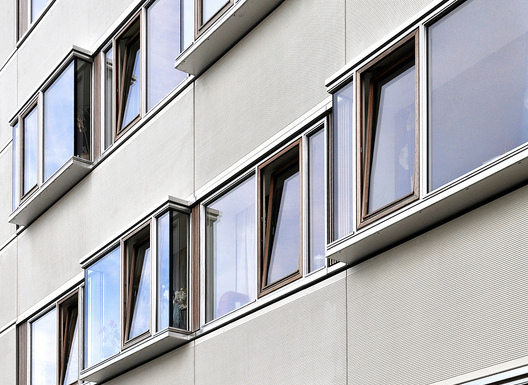
#> input picture Clase_5_Deteccion_de_lineas/edificio.jpg, 528 x 385 px
$ jupyter execute Deteccion_de_lineas.ipynb
#> lines starting #> are read from the running program, lines starting #| are printed output that depends on the picture
# Tema 5: Detección de líneas

En este cuaderno se desarrollan los ejemplos prácticos referentes al tema de expocisión, la intención es conocer algunas funcionalidades y herramientas que se utilizan con regularidad en procesos de visión computacional, específicamente para la detección de líneas.

**Objetivos**
* Implementar de manera práctica filtros en imágenes para la detección de líneas.
* Utilizar OpenCV como principal líbreria y conocer algunas de sus funciones.
* Analizar el proceso matemático que utilizan los filtros de detección de líneas.

[cell 1]
import cv2
cv2.__version__

[cell 2]
import matplotlib.pyplot as plt
import numpy as np

[cell 3]
imagen_prueba = cv2.imread("edificio.jpg")
#> imagen_prueba is the input picture: shape (385, 528, 3); mean B, G, R 179.3, 176.3, 176.3
imagen_prueba.shape
#> Out = (385, 528, 3)

[cell 4]
imagen_rgb = cv2.cvtColor(imagen_prueba, cv2.COLOR_BGR2RGB)

plt.imshow(imagen_rgb)
plt.axis("off");

Para esta práctica se trabajará con la imagen en escala de grises, por lo que realizamos la transformación de RGB.

[cell 5]
imagen_gray = cv2.cvtColor(imagen_prueba, cv2.COLOR_BGR2GRAY)
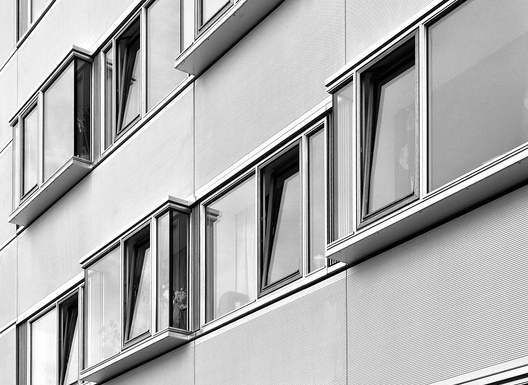
#> imagen_gray: shape (385, 528); min 0, max 255, mean 176.7
imagen_gray.shape
#> Out = (385, 528)

[cell 6]
plt.imshow(imagen_gray, cmap="gray")
plt.axis("off");

## LSD: Line Segments Detector

Ahora que tenemos la imagen en escala de grises podemos utilizar la función integrada en OpenCV LineSegmentsDetector() para crear una función personalizada que nos permita detectar las líneas en la imagen.

Documentación OpenCV: https://docs.opencv.org/4.8.0/db/d73/classcv_1_1LineSegmentDetector.html

#### LSD método .detect()

**Parámetros**

**imagen:** Una imagen de entrada en escala de grises (CV_8UC1). Si solo se necesita seleccionar un roi, use: lsd_ptr-\>detect(image(roi), lines, ...); líneas += Escalar(roi.x, roi.y, roi.x, roi.y);

**líneas:** Un vector de elementos Vec4f que especifican el punto inicial y final de una línea. Donde Vec4f es (x1, y1, x2, y2), el punto 1 es el inicio, el punto 2 es el final. Las líneas devueltas están estrictamente orientadas según el gradiente.

**ancho:** Vector de anchos de las regiones, donde se encuentran las líneas. P.ej. Ancho de línea.

**prec:** Vector de precisiones con las que se encuentran las rectas.

**nfa:** Vector que contiene el número de falsas alarmas en la región de la línea, con una precisión del 10 %. Cuanto mayor sea el valor, logarítmicamente mejor será la detección.

[cell 7]
def mostrar_imagenes(imagen_original, imagen_lineas):
    fig, (ax1, ax2) = plt.subplots(1, 2, figsize=(15,10))
    ax1.imshow(imagen_original)
    ax2.imshow(imagen_lineas)
    ax1.set_title("Imagen original")
    ax2.set_title("Imagen con LSD aplicado")
    ax1.axis('off')
    ax2.axis('off');

def detectar_lineas(imagen_path):
#> called with imagen_path = 'edificio.jpg'
    imagen = cv2.imread(imagen_path)
    imagen_color = cv2.cvtColor(imagen, cv2.COLOR_BGR2RGB)
    gray = cv2.cvtColor(imagen, cv2.COLOR_BGR2GRAY)

    # contructor de función LSD()
    lsd = cv2.createLineSegmentDetector()
    # Se utiliza el método detect() para detectar las líneas presentes en la imagen
    lineas, _, _, _ = lsd.detect(gray)
#> lineas = 401 rows, first 6: [149.5, 221.9, 150.7, 260.7], [483.4, 384, 526.1, 372.4], [359.8, 262.6, 288.8, 295.8], [288.2, 295.9, 195.5, 339], [73.22, 155.6, 73.41, 60.62], [323.8, 85.33, 442.4, -0.329]

    line_image = np.copy(imagen_color)

    if lineas is not None:
        lineas = lineas.reshape((-1, 4))
        for x1, y1, x2, y2 in lineas:
                # imagen, coordenada inicio, coordenada final, color, grosor
                cv2.line(line_image, (int(x1), int(y1)), (int(x2), int(y2)), (0, 255, 0), 2)
#> this loop made 401 passes
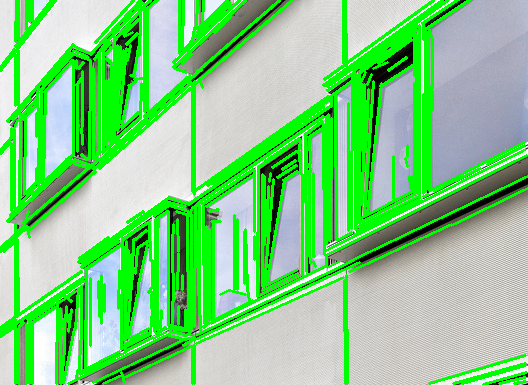
#> line_image: shape (385, 528, 3); mean R, G, B 133.1, 205.8, 136.2

    return line_image

[cell 8]
imagen_lineas = detectar_lineas("edificio.jpg")

[cell 9]
mostrar_imagenes(imagen_rgb, imagen_lineas)
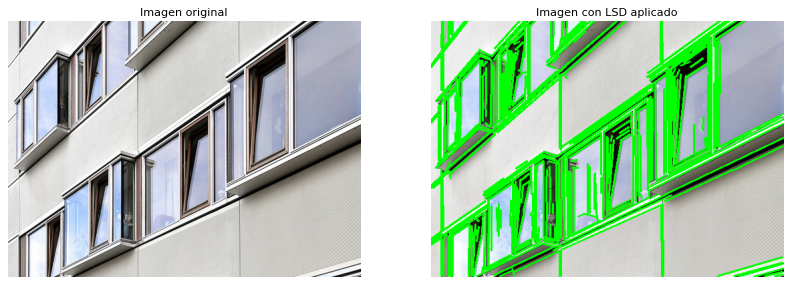
#> figure drawn by matplotlib, 2 panels

Probando con más imágenes:

[cell 10]
imagen_prueba_1 = cv2.imread("tablero.jpg", cv2.COLOR_BGR2RGB)
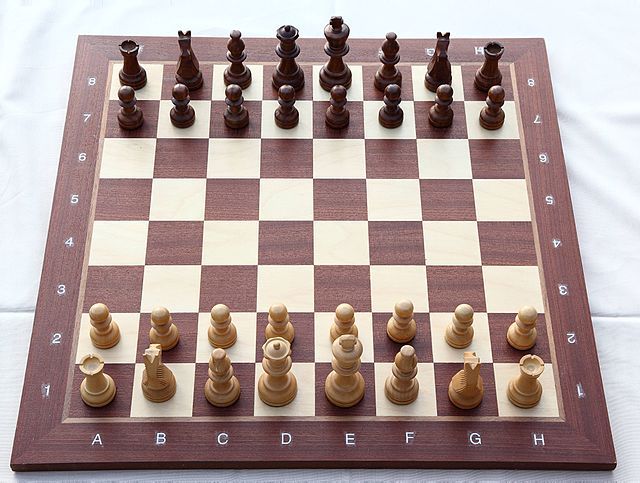
#> input picture Clase_5_Deteccion_de_lineas/tablero.jpg, 640 x 483 px
#> imagen_prueba_1 is the input picture: shape (483, 640, 3); mean B, G, R 153.2, 156.3, 174.4
imagen_prueba_1 = cv2.cvtColor(imagen_prueba_1, cv2.COLOR_BGR2RGB)
imagen_tablero = detectar_lineas("tablero.jpg")
#> call 2 of detectar_lineas, with imagen_path = 'tablero.jpg'
#> in detectar_lineas (call 2), `gray = cv2.cvtColor(imagen, cv2.COLOR_BGR2GRAY)`:
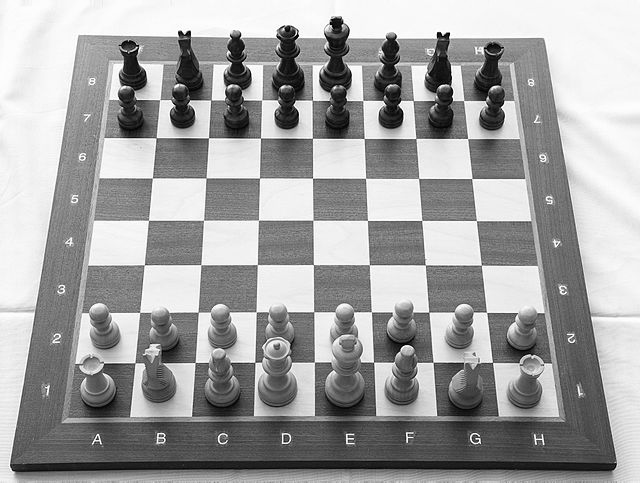
#> gray: shape (483, 640); min 0, max 255, mean 161.4
#> in detectar_lineas (call 2), `lineas, _, _, _ = lsd.detect(gray)`: lineas = 844 rows, first 6: [449.6, 32.96, 446.2, 53.43], [409.5, 343.9, 399.5, 345.4], [190.3, 30.61, 190.2, 49.37], [297.8, 110.6, 298.3, 120.7], [450, 61.83, 451.7, 85.73], [193.6, 108.1, 194.7, 119.6]
#> the loop in detectar_lineas (call 2), `for x1, y1, x2, y2 in lineas:` made 844 passes
#> after the loop in detectar_lineas (call 2), `for x1, y1, x2, y2 in lineas:`:
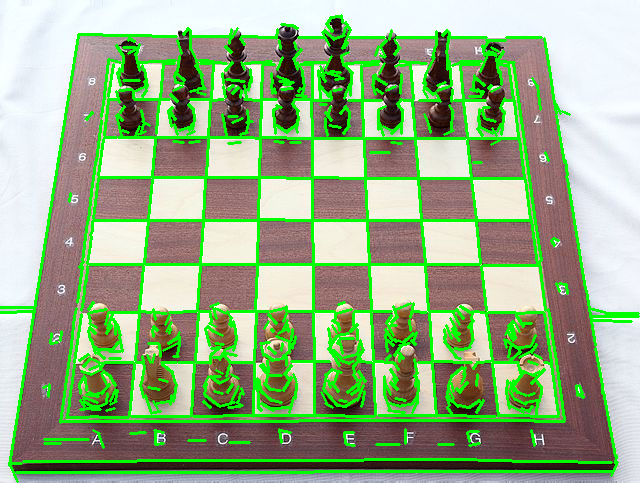
#> line_image: shape (483, 640, 3); mean R, G, B 148.5, 175.5, 132.1

mostrar_imagenes(imagen_prueba_1, imagen_tablero)

### Utilizando el método drawSegments() para dibujar las líneas

La función drawSegment() es un método del contructor LineSegmentsDetector()

[cell 11]
imagen = cv2.imread("edificio.jpg")
imagen_color = cv2.cvtColor(imagen, cv2.COLOR_BGR2RGB)
gray = cv2.cvtColor(imagen, cv2.COLOR_BGR2GRAY)

lsd = cv2.createLineSegmentDetector()
lineas, _, _, _ = lsd.detect(gray)
#> lineas = 401 rows, first 6: [149.5, 221.9, 150.7, 260.7], [483.4, 384, 526.1, 372.4], [359.8, 262.6, 288.8, 295.8], [288.2, 295.9, 195.5, 339], [73.22, 155.6, 73.41, 60.62], [323.8, 85.33, 442.4, -0.329]

img_segmentos = lsd.drawSegments(imagen, lineas)
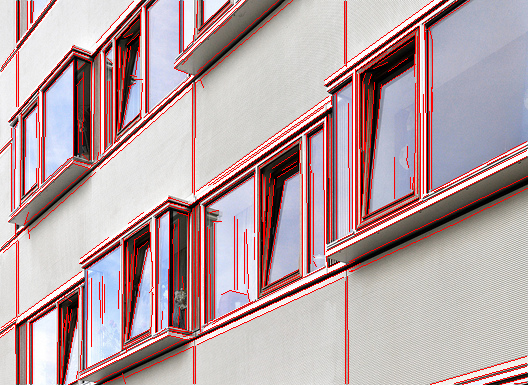
#> img_segmentos: shape (385, 528, 3); mean B, G, R 164.5, 161.7, 185

plt.imshow(img_segmentos)
plt.axis("off");

## ¿Detección de bordes para detección de líneas?
### FILTRO SOBEL

El filtro sobel se define con dos diferentes kernels de 3x3, uno para detectar líneas horizontales y otro para detectar líneas verticales.

**Kernel para detección de líneas horizontales:**

[cell 12]
img = cv2.imread("tablero.jpg")
# verificar que la imagen pase a escala de grises en caso de que sea RGB/BGR
if img.shape[2] == 3:
    img = cv2.cvtColor(img, cv2.COLOR_BGR2GRAY)

img.shape
#> Out = (483, 640)

[cell 13]
plt.imshow(img, cmap="gray")
plt.axis("off");

[cell 14]
# definir filtro sobel horizontal

sobel_horizontal = np.array([[-1, -2, -1],
                            [ 0,  0,  0],
                            [ 1,  2,  1]])


gradiente_horizontal = cv2.filter2D(img.astype(np.float64), -1, sobel_horizontal)
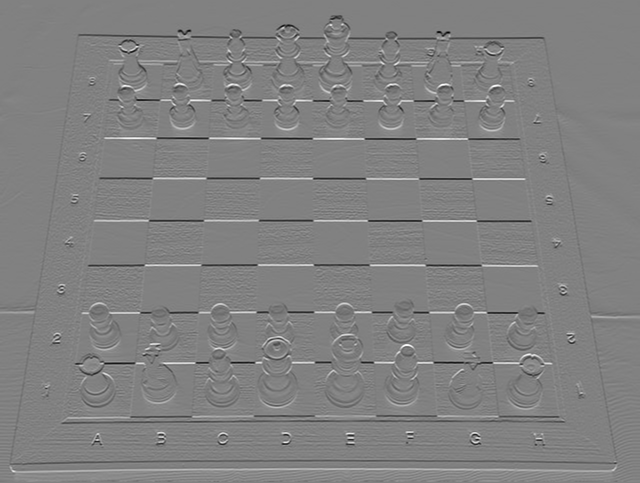
#> gradiente_horizontal: shape (483, 640) float64; min -1001, max 973, mean -1.2; drawn with min black and max white

plt.imshow(gradiente_horizontal, cmap="gray")
plt.axis("off");

**Kernel para de líneas verticales:**

[cell 15]
# definir filtro sobel vertical

sobel_vertical = np.array([[-1, 0, 1],
                            [-2, 0, 2],
                            [-1, 0, 1]])


gradiente_vertical = cv2.filter2D(img.astype(np.float64), -1, sobel_vertical)
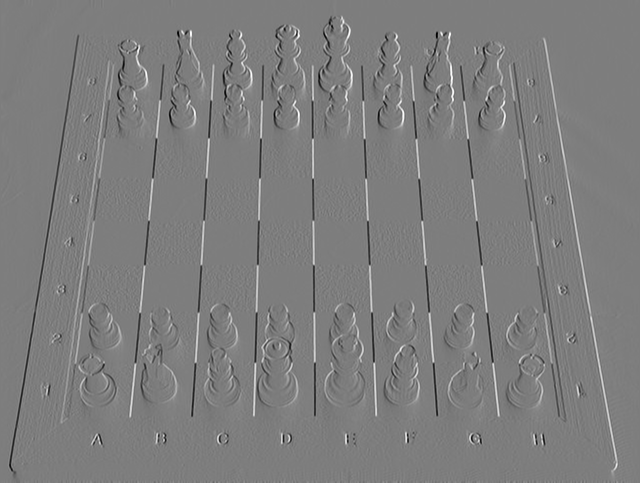
#> gradiente_vertical: shape (483, 640) float64; min -976, max 1002, mean 0; drawn with min black and max white

plt.imshow(gradiente_vertical, cmap="gray")
plt.axis("off");

**Kernel combinado:**

[cell 16]
gradiente = np.sqrt(gradiente_horizontal**2 + gradiente_vertical**2)
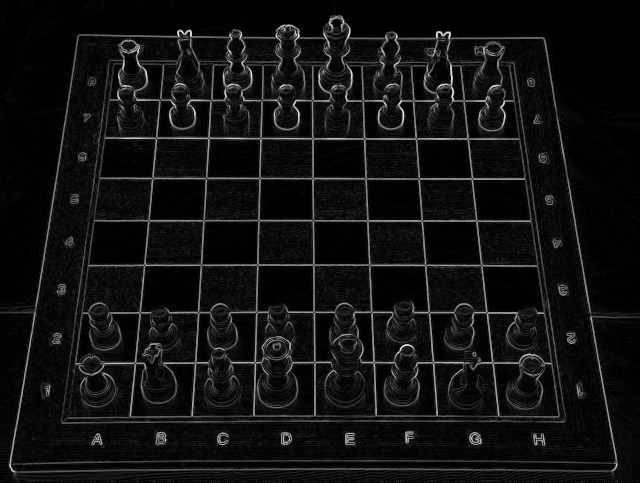
#> gradiente: shape (483, 640) float64; min 0, max 1097.6, mean 76.3; drawn with min black and max white
